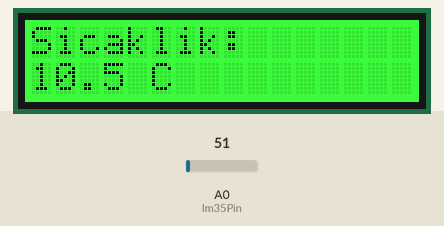
Recording of a sketch running on a simulated Arduino Uno, built with avr-gcc and run on an emulated ATmega328P. Shown: 16×2 character LCD. Inputs (shaded band) come from the test bench; at power-on: A0 (lm35Pin) = 51. What the sketch prints to the serial monitor is not drawn.

Above: at 1.2 s.
1.3 s: A0 (lm35Pin) set to 139
At 2.4 s:
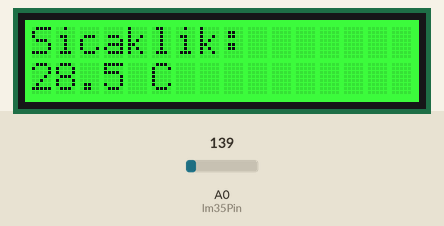
3.6 s: A0 (lm35Pin) set to 159
At 4.7 s:
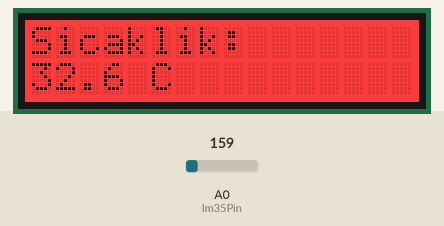
5.6 s: A0 (lm35Pin) set to 163
At 7.0 s:
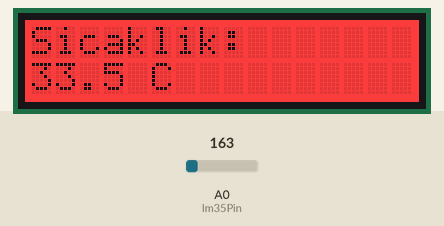
Timing chart, 0 to 8.6 s (numbered marks = the images above; inputs shaded):
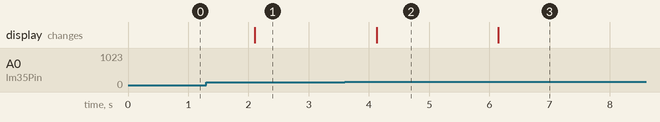

The sketch:

lm35_likit_ekran.ino
```cpp
#include <Wire.h>
#include "DFRobot_RGBLCD1602.h"

DFRobot_RGBLCD1602 lcd(16, 2);

const int lm35Pin = A0;

void setup() {
  Serial.begin(9600);
  Serial.println("LM35 + LCD Test Basladi");

  lcd.init();
  lcd.setRGB(0, 255, 0);   // Yesil arka isik
  lcd.setCursor(0, 0);
  lcd.print("Sicaklik:");
}

void loop() {

  int analogValue = analogRead(lm35Pin);

 float voltage = analogValue * (2.1 / 1023.0);
float temperature = voltage * 100.0;

  // ----- SERIAL MONITOR -----
  Serial.print("Analog: ");
  Serial.print(analogValue);
  Serial.print(" | Volt: ");
  Serial.print(voltage, 3);
  Serial.print(" V | Sicaklik: ");
  Serial.print(temperature, 1);
  Serial.println(" C");

  // ----- LCD -----
  lcd.setCursor(0, 1);
  lcd.print(temperature, 1);
  lcd.print(" C   ");   // eski rakamlari temizlemek icin

  // Renkli geri bildirim (ders icin guzel)
  if (temperature >= 30) {
    lcd.setRGB(255, 0, 0);   // Kirmizi
  } else {
    lcd.setRGB(0, 255, 0);   // Yesil
  }

  delay(1000);
}
```

Measured:
- the behaviour switches between 146 and 147 on A0 (lm35Pin) (found by bisection; images 1 and 2)
- after the input at 1.3 s, the display: changes after 0.80 s (image 1)
- after the input at 3.6 s, the display: changes after 0.53 s (image 2)
- after the input at 5.6 s, the display: changes after 0.55 s (image 3)
